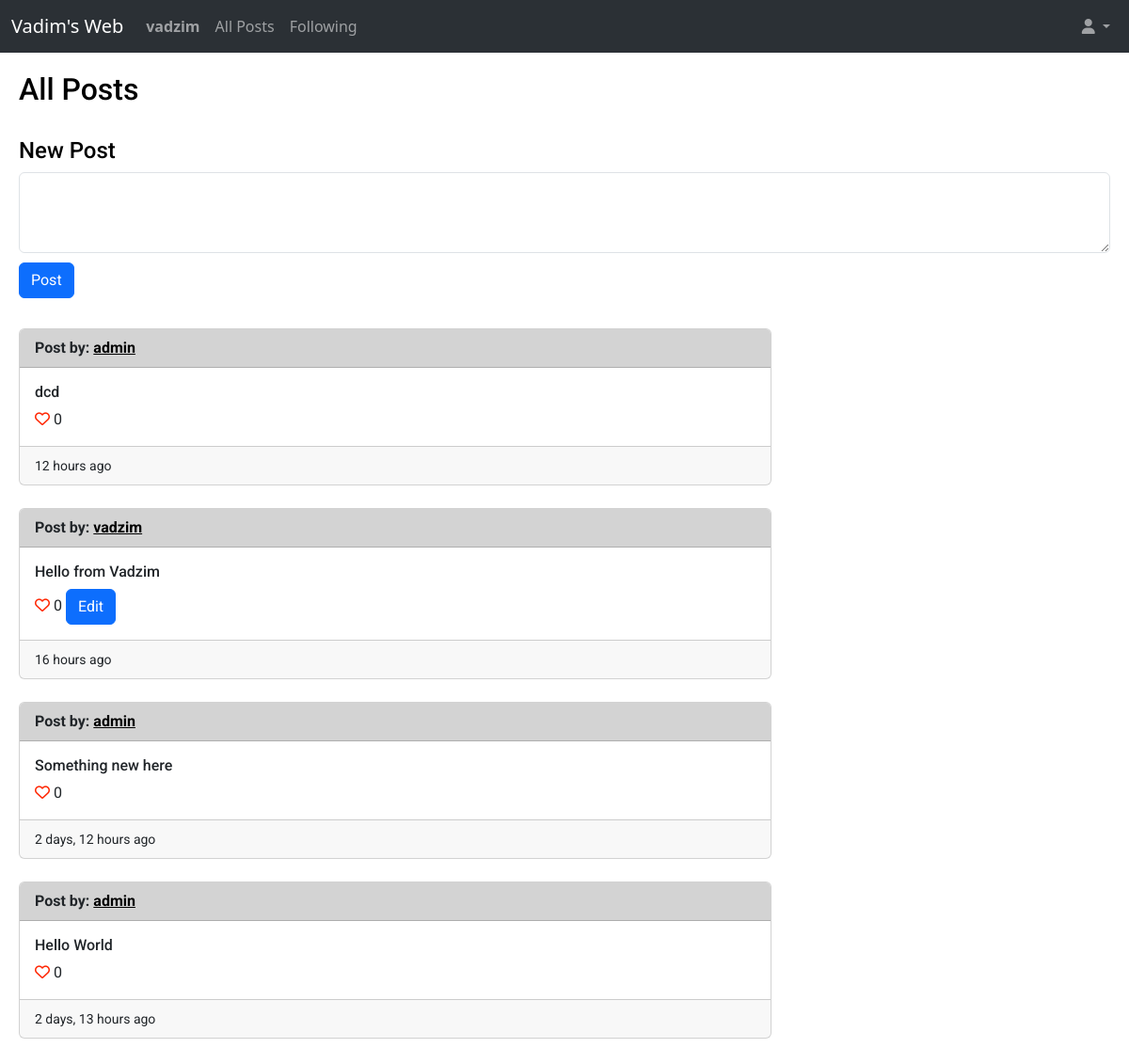
Page / (signed in) on the committed database.
### web/models.py (models this page shows, shortened)
class User(AbstractUser):
    def __str__(self):
        return f"{self.username}"

class Post(models.Model):
    user = models.ForeignKey(User, on_delete=models.CASCADE, related_name='post_user')
    content = models.CharField(max_length=140)
    creation_date = models.DateTimeField(auto_now_add=True, blank=True)
    number_of_likes = models.IntegerField(default=0)
    comments = models.ManyToManyField('Comments', blank=True, related_name="comments")

### web/views.py (the view)
# urls.py: path("", views.index, name="index"),
def index(request):
    allposts = Post.objects.all().order_by('id').reverse()
    current_user = request.user
    return render(request, "web/index.html", {
                "allposts": allposts,
                "current_user": current_user
            })

### web/templates/web/index.html (shortened to what this page needs)
{% extends "web/layout.html" %}
{% load humanize %}
{% block body %}
    <h2>All Posts</h2>
    {% if user.is_authenticated %}
        <br>
        <h4>New Post</h4>
        <form action="{% url 'newpost' %}" method="post">
            <div class="mb-3">
                <textarea class="form-control" rows="3" name="content"></textarea>
                <button style="margin-top: 10px;" type="submit" class="btn btn-primary mb-3">Post</button>
            </div>
        </form>
    {% else %}
        <br>
    {% endif %}
    {% for post in allposts %}
        <div class="card" style="max-width: 50rem;">
            <div style="background-color:lightgray;" class="card-header">
                <strong>Post by: <a style="color: black;" href="{% url 'profileforuserid' post.user.id %}">{{ post.user }}</a></strong>
            </div>
            <div class="card-body">
                <h6 class="card-title">{{ post.content }}</h6>
                <a href="#"><i class="fa-regular fa-heart" style="color: #ff2600;"></i></a> {{ post.number_of_likes }}
                {% if current_user == post.user %}
                    <button type="button" class="btn btn-primary" data-bs-toggle="modal" data-bs-target="#exampleModal">
                        Edit
                    </button>
                {% endif %}
            </div>
            <div class="card-footer">
                <small>{{ post.creation_date|naturaltime }}</small>
            </div>
        </div>
        <br>
    {% endfor %}
{% endblock %}

### web/templates/web/layout.html (shortened to what this page needs)
{% load static %}
<!DOCTYPE html>
<html lang="en">
<head>
    <link href="https://cdn.jsdelivr.net/npm/bootstrap@5.3.0-alpha3/dist/css/bootstrap.min.css" rel="stylesheet">
    <link href="{% static 'web/styles.css' %}" rel="stylesheet">
</head>
<body>
    <nav class="navbar bg-dark navbar-expand-lg bg-body-tertiary" data-bs-theme="dark">
        <div class="container-fluid">
          <div class="navbar-brand">Vadim's Web</div>
          <div class="collapse navbar-collapse" id="navbarSupportedContent">
            <ul class="navbar-nav me-auto mb-2 mb-lg-0">
                {% if user.is_authenticated %}
                    <li class="nav-item">
                        <a class="nav-link" href="{% url 'userprofile' %}"><strong>{{ user.username }}</strong></a>
                    </li>
                {% endif %}
                <li class="nav-item">
                    <a class="nav-link"  href="{% url 'index' %}">All Posts</a>
                </li>
                {% if user.is_authenticated %}
                    <li class="nav-item">
                        <a class="nav-link" href="{% url 'myfollowing' %}">Following</a>
                    </li>
                {% endif %}
            </ul>
            <ul class="navbar-nav ms-auto mb-2 mb-lg-0">
                <li class="nav-item dropdown">
                    <a class="nav-link dropdown-toggle" href="#" role="button" data-bs-toggle="dropdown" aria-expanded="false">
                        <i class="fa-solid fa-user"></i>
                    </a>
                  </li>
            </ul>
          </div>
        </div>
      </nav>
    <div class="body">
        {% block body %}
        {% endblock %}
    </div>
</body>
</html>

### web/static/web/styles.css (style rules this page uses)
html { font-size: 16px; }
.body { margin: 20px; font-family: 'Roboto', sans-serif; font-size: 16px; font-weight: 400; color: black; background-color: white; min-width: 320px; }

### rows in the picture
User: username "vadzim"
Post: user "admin", content "dcd", number_of_likes "0", creation_date "12 hours ago"
Post: user "vadzim", content "Hello from Vadzim", number_of_likes "0", creation_date "16 hours ago"
Post: user "admin", content "Something new here", number_of_likes "0", creation_date "2 days, 12 hours ago"
Post: user "admin", content "Hello World", number_of_likes "0", creation_date "2 days, 13 hours ago"
